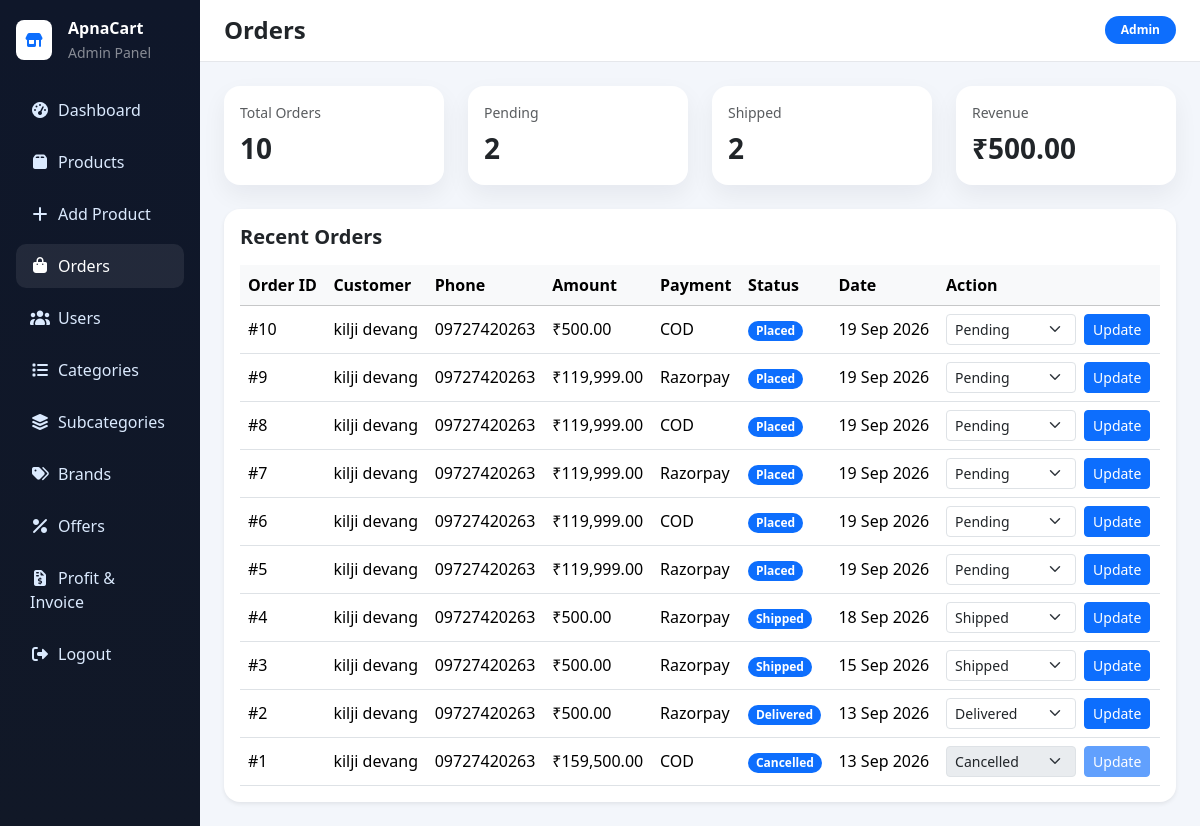
The app's page /admin/orders.php (signed in) with its own data.
### tables this page shows
CREATE TABLE `orders` (
  `orderID` int(11) NOT NULL,
  `userID` int(11) NOT NULL,
  `fullName` varchar(100) NOT NULL,
  `phone` varchar(20) NOT NULL,
  `address` text NOT NULL,
  `city` varchar(550) NOT NULL,
  `state` varchar(50) NOT NULL,
  `pincode` varchar(20) NOT NULL,
  `totalAmount` decimal(10,2) NOT NULL,
  `paymentMethod` varchar(30) NOT NULL,
  `paymentStatus` varchar(30) DEFAULT 'Pending',
  `orderStatus` varchar(30) DEFAULT 'Placed',
  `orderDate` timestamp NOT NULL DEFAULT current_timestamp()
);

### admin/orders.php (the view, shortened to what this page needs)
<?php
include("../config/db.php");
$orders = null;
$tableCheck = mysqli_query($conn, "SHOW TABLES LIKE 'orders'");
if ($tableCheck && mysqli_num_rows($tableCheck) > 0) {
    $orders = mysqli_query($conn, "SELECT * FROM orders ORDER BY orderID DESC LIMIT 50");
}
$stats = [
    'total' => 0,
    'pending' => 0,
    'shipped' => 0,
    'delivered' => 0,
    'revenue' => 0
];
if ($orders !== null) {
    $totalQ = mysqli_query($conn, "SELECT COUNT(*) AS total FROM orders");
    $stats['total'] = (int) mysqli_fetch_assoc($totalQ)['total'];
    $pendingQ = mysqli_query($conn, "SELECT COUNT(*) AS total FROM orders WHERE orderStatus IN ('Pending', 'Processing', 'Shipped')");
    $stats['pending'] = (int) mysqli_fetch_assoc($pendingQ)['total'];
    $shippedQ = mysqli_query($conn, "SELECT COUNT(*) AS total FROM orders WHERE orderStatus = 'Shipped'");
    $stats['shipped'] = (int) mysqli_fetch_assoc($shippedQ)['total'];
    $deliveredQ = mysqli_query($conn, "SELECT COUNT(*) AS total FROM orders WHERE orderStatus = 'Delivered'");
    $stats['delivered'] = (int) mysqli_fetch_assoc($deliveredQ)['total'];
    $revenueQ = mysqli_query($conn, "SELECT COALESCE(SUM(totalAmount), 0) AS total FROM orders WHERE orderStatus = 'Delivered'");
    $stats['revenue'] = (float) mysqli_fetch_assoc($revenueQ)['total'];
}
?>
<!DOCTYPE html>
<html lang="en">
<head>
    <link href="../bootstrap/css/bootstrap.min.css" rel="stylesheet">
    <link href="../fontawesome/css/all.min.css" rel="stylesheet">
</head>
<body>
    <div class="container-fluid">
        <div class="row">
            <aside class="col-md-2 sidebar text-white p-3">
                <div class="d-flex align-items-center gap-3 mb-4">
                    <div class="bg-white text-primary rounded-3 p-2"><i class="fa-solid fa-shop"></i></div>
                    <div>
                        <div class="fw-bold">ApnaCart</div>
                        <small class="text-white-50">Admin Panel</small>
                    </div>
                </div>
                <nav class="nav flex-column gap-2">
                    <a class="nav-link" href="index.php"><i class="fa-solid fa-gauge-high me-2"></i>Dashboard</a>
                    <a class="nav-link" href="products.php"><i class="fa-solid fa-box me-2"></i>Products</a>
                    <a class="nav-link" href="add_product.php"><i class="fa-solid fa-plus me-2"></i>Add Product</a>
                    <a class="nav-link active" href="orders.php"><i class="fa-solid fa-bag-shopping me-2"></i>Orders</a>
                    <a class="nav-link" href="users.php"><i class="fa-solid fa-users me-2"></i>Users</a>
                    <a class="nav-link" href="category.php"><i class="fa-solid fa-list me-2"></i>Categories</a>
                    <a class="nav-link" href="subcategory.php"><i class="fa-solid fa-layer-group me-2"></i>Subcategories</a>
                    <a class="nav-link" href="brands.php"><i class="fa-solid fa-tags me-2"></i>Brands</a>
                    <a class="nav-link" href="offers.php"><i class="fa-solid fa-percent me-2"></i>Offers</a>
                    <a class="nav-link" href="invoice_report.php"><i class="fa-solid fa-file-invoice-dollar me-2"></i>Profit & Invoice</a>
                    <a class="nav-link" href="logout.php"><i class="fa-solid fa-right-from-bracket me-2"></i>Logout</a>
                </nav>
            </aside>
            <main class="col-md-10 p-0">
                <div class="topbar px-4 py-3 d-flex justify-content-between align-items-center">
                    <div><h4 class="mb-0 fw-bold">Orders</h4></div>
                    <span class="badge bg-primary rounded-pill px-3 py-2">Admin</span>
                </div>
                <div class="p-4">
                    <div class="row g-4 mb-4">
                        <div class="col-md-3">
                            <div class="card stat-box p-3 border-0">
                                <div class="text-muted small">Total Orders</div>
                                <div class="fs-3 fw-bold mt-1"><?php echo $stats['total']; ?></div>
                            </div>
                        </div>
                        <div class="col-md-3">
                            <div class="card stat-box p-3 border-0">
                                <div class="text-muted small">Pending</div>
                                <div class="fs-3 fw-bold mt-1"><?php echo $stats['pending']; ?></div>
                            </div>
                        </div>
                        <div class="col-md-3">
                            <div class="card stat-box p-3 border-0">
                                <div class="text-muted small">Shipped</div>
                                <div class="fs-3 fw-bold mt-1"><?php echo $stats['shipped']; ?></div>
                            </div>
                        </div>
                        <div class="col-md-3">
                            <div class="card stat-box p-3 border-0">
                                <div class="text-muted small">Revenue</div>
                                <div class="fs-3 fw-bold mt-1">₹<?php echo number_format($stats['revenue'], 2); ?></div>
                            </div>
                        </div>
                    </div>
                    <div class="card shadow-sm border-0 rounded-4">
                        <div class="card-body">
                            <h5 class="fw-bold mb-3">Recent Orders</h5>
                            <?php if ($orders && mysqli_num_rows($orders) > 0) : ?>
                                <div class="table-responsive">
                                    <table class="table table-hover align-middle mb-0">
                                        <thead class="table-light">
                                            <tr>
                                                <th>Order ID</th>
                                                <th>Customer</th>
                                                <th>Phone</th>
                                                <th>Amount</th>
                                                <th>Payment</th>
                                                <th>Status</th>
                                                <th>Date</th>
                                                <th>Action</th>
                                            </tr>
                                        </thead>
                                        <tbody>
                                            <?php while ($order = mysqli_fetch_assoc($orders)) : ?>
                                                <tr>
                                                    <td>#<?php echo $order['orderID']; ?></td>
                                                    <td><?php echo htmlspecialchars($order['fullName']); ?></td>
                                                    <td><?php echo htmlspecialchars($order['phone']); ?></td>
                                                    <td>₹<?php echo number_format($order['totalAmount'], 2); ?></td>
                                                    <td><?php echo htmlspecialchars($order['paymentMethod']); ?></td>
                                                    <td>
                                                        <span class="badge bg-primary rounded-pill"><?php echo htmlspecialchars($order['orderStatus']); ?></span>
                                                    </td>
                                                    <td><?php echo date('d M Y', strtotime($order['orderDate'])); ?></td>
                                                    <td>
                                                        <form method="POST" class="d-flex gap-2 align-items-center">
                                                            <select name="status" class="form-select form-select-sm" style="width: 130px;" <?php echo $order['orderStatus'] === 'Cancelled' ? 'disabled' : ''; ?>>
                                                                <option value="Pending" <?php echo ($order['orderStatus'] == 'Pending') ? 'selected' : ''; ?>>Pending</option>
                                                                <option value="Shipped" <?php echo ($order['orderStatus'] == 'Shipped') ? 'selected' : ''; ?>>Shipped</option>
                                                                <option value="Delivered" <?php echo ($order['orderStatus'] == 'Delivered') ? 'selected' : ''; ?>>Delivered</option>
                                                                <option value="Cancelled" <?php echo ($order['orderStatus'] == 'Cancelled') ? 'selected' : ''; ?>>Cancelled</option>
                                                            </select>
                                                            <button class="btn btn-sm btn-primary" type="submit" name="update_order_status" <?php echo $order['orderStatus'] === 'Cancelled' ? 'disabled title="Cancelled orders cannot be changed"' : ''; ?>>Update</button>
                                                        </form>
                                                    </td>
                                                </tr>
                                            <?php endwhile; ?>
                                        </tbody>
                                    </table>
                                </div>
                            <?php else : ?>
                                <div class="alert alert-info mb-0 rounded-3">No orders have been placed yet.</div>
                            <?php endif; ?>
                        </div>
                    </div>
                </div>
            </main>
        </div>
    </div>
</body>
</html>

### admin/orders.php (style rules this page uses)
body { background: #f3f6fb; }
.sidebar { background: linear-gradient(180deg, #0f172a, #111827); min-height: 100vh; }
.nav-link { color: #dbeafe; border-radius: 10px; padding: 10px 14px; }
.nav-link:hover, .nav-link.active { background: rgba(255,255,255,0.08); color: #fff; }
.topbar { background: #fff; border-bottom: 1px solid #e5e7eb; }
.table td, .table th { vertical-align: middle; }
.stat-box { border-radius: 16px; box-shadow: 0 10px 25px rgba(15,23,42,0.06); }

### records on screen
orders: orderID "10", fullName "kilji devang", phone "09727420263", totalAmount "500.00", paymentMethod "COD", orderStatus "Placed", orderDate "19 Sep 2026", status "Pending"
orders: orderID "9", fullName "kilji devang", phone "09727420263", totalAmount "119,999.00", paymentMethod "Razorpay", orderStatus "Placed", orderDate "19 Sep 2026", status "Pending"
orders: orderID "8", fullName "kilji devang", phone "09727420263", totalAmount "119,999.00", paymentMethod "COD", orderStatus "Placed", orderDate "19 Sep 2026", status "Pending"
orders: orderID "7", fullName "kilji devang", phone "09727420263", totalAmount "119,999.00", paymentMethod "Razorpay", orderStatus "Placed", orderDate "19 Sep 2026", status "Pending"
orders: orderID "6", fullName "kilji devang", phone "09727420263", totalAmount "119,999.00", paymentMethod "COD", orderStatus "Placed", orderDate "19 Sep 2026", status "Pending"
orders: orderID "5", fullName "kilji devang", phone "09727420263", totalAmount "119,999.00", paymentMethod "Razorpay", orderStatus "Placed", orderDate "19 Sep 2026", status "Pending"
orders: orderID "4", fullName "kilji devang", phone "09727420263", totalAmount "500.00", paymentMethod "Razorpay", orderStatus "Shipped", orderDate "18 Sep 2026", status "Shipped"
orders: orderID "3", fullName "kilji devang", phone "09727420263", totalAmount "500.00", paymentMethod "Razorpay", orderStatus "Shipped", orderDate "15 Sep 2026", status "Shipped"
orders: orderID "2", fullName "kilji devang", phone "09727420263", totalAmount "500.00", paymentMethod "Razorpay", orderStatus "Delivered", orderDate "13 Sep 2026", status "Delivered"
orders: orderID "1", fullName "kilji devang", phone "09727420263", totalAmount "159,500.00", paymentMethod "COD", orderStatus "Cancelled", orderDate "13 Sep 2026", status "Cancelled"

### other values on screen
$stats['total'] "10"
$stats['pending'] "2"
$stats['shipped'] "2"
$stats['revenue'] "500.00"
